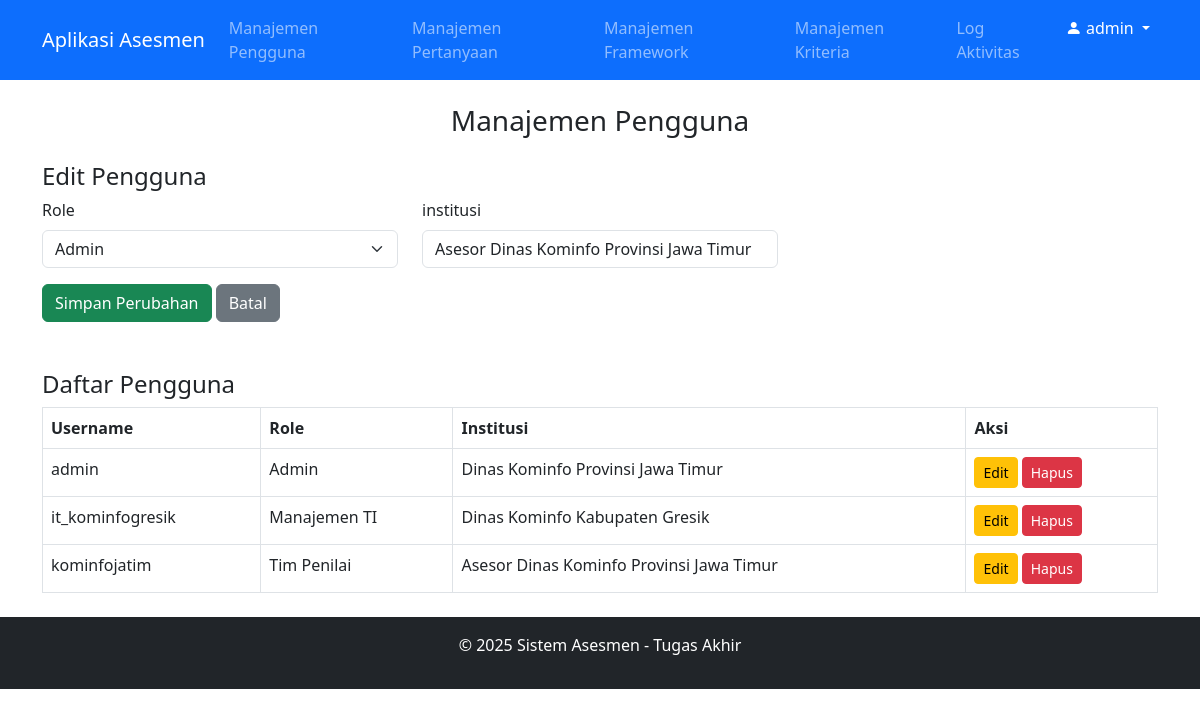
The app's page /views/admin/manage_users.php?edit_username=kominfojatim (signed in), older data.
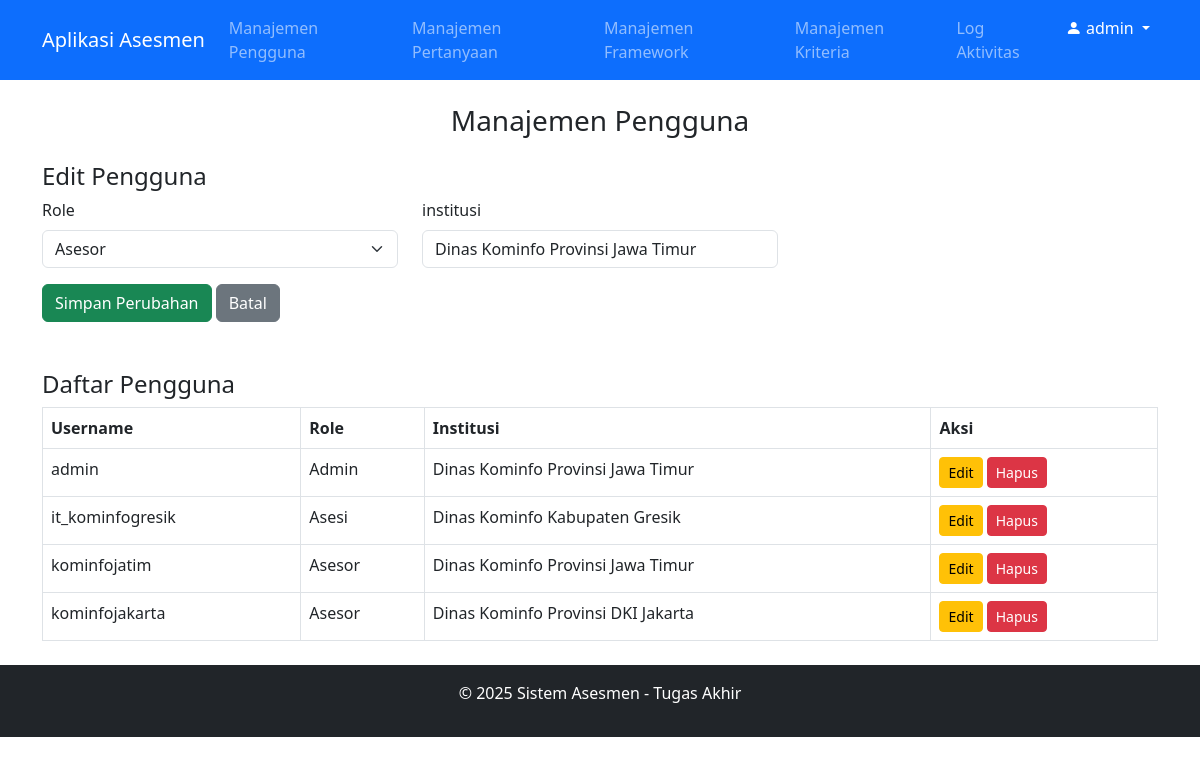
The same page, newer data.
### tables this page shows
CREATE TABLE `users` (
  `id` int(11) NOT NULL,
  `username` varchar(50) NOT NULL,
  `password` varchar(255) NOT NULL,
  `role` enum('Admin','Asesi','Asesor') NOT NULL,
  `institusi` varchar(255) DEFAULT NULL,
  `created_at` timestamp NOT NULL DEFAULT CURRENT_TIMESTAMP
);

### views/admin/manage_users.php (the view, shortened to what this page needs)
<?php
include '../../includes/db.php';
include '../../includes/header.php';
$query = "SELECT * FROM users";
$result = $conn->query($query);
$edit_user = [];
if (isset($_GET['edit_username'])) {
    $edit_username = $conn->real_escape_string($_GET['edit_username']);
    $edit_query = "SELECT * FROM users WHERE username = '$edit_username'";
    $edit_result = $conn->query($edit_query);
    if ($edit_result && $edit_result->num_rows > 0) {
        $edit_user = $edit_result->fetch_assoc();
    }
}
?>
<h3 class="text-center">Manajemen Pengguna</h3>
<?php if (!empty($edit_user)): ?>
    <h4 class="mt-4">Edit Pengguna</h4>
    <form method="POST" action="">
        <div class="row mb-3">
            <div class="col-md-4">
                <label for="role" class="form-label">Role</label>
                <select name="role" id="role" class="form-select" required>
                    <option value="Admin" <?php echo $edit_user['role'] === 'Admin' ? 'selected' : ''; ?>>Admin</option>
                    <option value="Asesor" <?php echo $edit_user['role'] === 'Asesor' ? 'selected' : ''; ?>>Asesor</option>
                </select>
            </div>
            <div class="col-md-4">
                <label for="institusi" class="form-label">institusi</label>
                <input type="text" name="institusi" id="institusi" class="form-control" value="<?php echo htmlspecialchars($edit_user['institusi']); ?>" required>
            </div>
        </div>
        <button type="submit" name="update_user" class="btn btn-success">Simpan Perubahan</button>
        <a href="manage_users.php" class="btn btn-secondary">Batal</a>
    </form>
<?php endif; ?>
<h4 class="mt-5">Daftar Pengguna</h4>
<table class="table table-bordered">
    <thead>
        <tr>
            <th>Username</th>
            <th>Role</th>
            <th>Institusi</th>
            <th>Aksi</th>
        </tr>
    </thead>
    <tbody>
        <?php while ($row = $result->fetch_assoc()): ?>
            <tr>
                <td><?php echo htmlspecialchars($row['username']); ?></td>
                <td><?php echo htmlspecialchars($row['role']); ?></td>
                <td><?php echo htmlspecialchars($row['institusi']); ?></td>
                <td>
                    <a href="?edit_username=<?php echo $row['username']; ?>" class="btn btn-warning btn-sm">Edit</a>
                    <a href="?delete_username=<?php echo $row['username']; ?>" class="btn btn-danger btn-sm" onclick="return confirm('Yakin ingin menghapus pengguna ini?')">Hapus</a>
                </td>
            </tr>
        <?php endwhile; ?>
    </tbody>
</table>
<?php include '../../includes/footer.php'; ?>

### includes/header.php (shortened to what this page needs)
<!DOCTYPE html>
<html lang="en">
<head>
    <link href="https://cdn.jsdelivr.net/npm/bootstrap@5.3.0/dist/css/bootstrap.min.css" rel="stylesheet">
    <link href="https://cdn.jsdelivr.net/npm/bootstrap-icons/font/bootstrap-icons.css" rel="stylesheet">
</head>
<body>
<nav class="navbar navbar-expand-lg navbar-dark bg-primary">
    <div class="container">
        <a class="navbar-brand" href="/tugasakhir/views/homepage.php">Aplikasi Asesmen</a>
        <?php if (isset($_SESSION['user'])): ?>
            <div class="collapse navbar-collapse" id="navbarNav">
                <ul class="navbar-nav ms-auto">
                    <?php if ($_SESSION['role'] === 'Admin'): ?>
                        <li class="nav-item"><a class="nav-link" href="/tugasakhir/views/admin/manage_users.php">Manajemen Pengguna</a></li>
                        <li class="nav-item"><a class="nav-link" href="/tugasakhir/views/admin/manage_pertanyaan.php">Manajemen Pertanyaan</a></li>
                        <li class="nav-item"><a class="nav-link" href="/tugasakhir/views/admin/manage_framework.php">Manajemen Framework</a></li>
                        <li class="nav-item"><a class="nav-link" href="/tugasakhir/views/admin/manage_kriteria.php">Manajemen Kriteria</a></li>
                        <li class="nav-item"><a class="nav-link" href="/tugasakhir/views/admin/log_aktivitas.php">Log Aktivitas</a></li>
                    <?php endif; ?>
                    <li class="nav-item dropdown">
                        <a class="nav-link dropdown-toggle text-white" href="#" id="userDropdown" role="button" data-bs-toggle="dropdown" aria-expanded="false">
                            <i class="bi bi-person-fill"></i> <?php echo htmlspecialchars($_SESSION['user']); ?>
                        </a>
                    </li>
                </ul>
            </div>
        <?php endif; ?>
    </div>
</nav>
<div class="container mt-4">

### includes/footer.php (shortened to what this page needs)
</div>
<footer class="bg-dark text-white text-center py-3 mt-4">
    <p>&copy; 2025 Sistem Asesmen - Tugas Akhir</p>
</footer>
</body>
</html>

Row changes from the older to the newer data that the page shows:
removed users: institusi "Asesor Dinas Kominfo Provinsi Jawa Timur", username "kominfojatim", role "Tim Penilai"
added users: role "Asesor", institusi "Dinas Kominfo Provinsi Jawa Timur", username "kominfojatim"
changed users "it_kominfogresik": role "Manajemen TI" → "Asesi"
added users: username "kominfojakarta", role "Asesor", institusi "Dinas Kominfo Provinsi DKI Jakarta"
Text that changed along with them:
form field role: "Admin" → (not shown)
